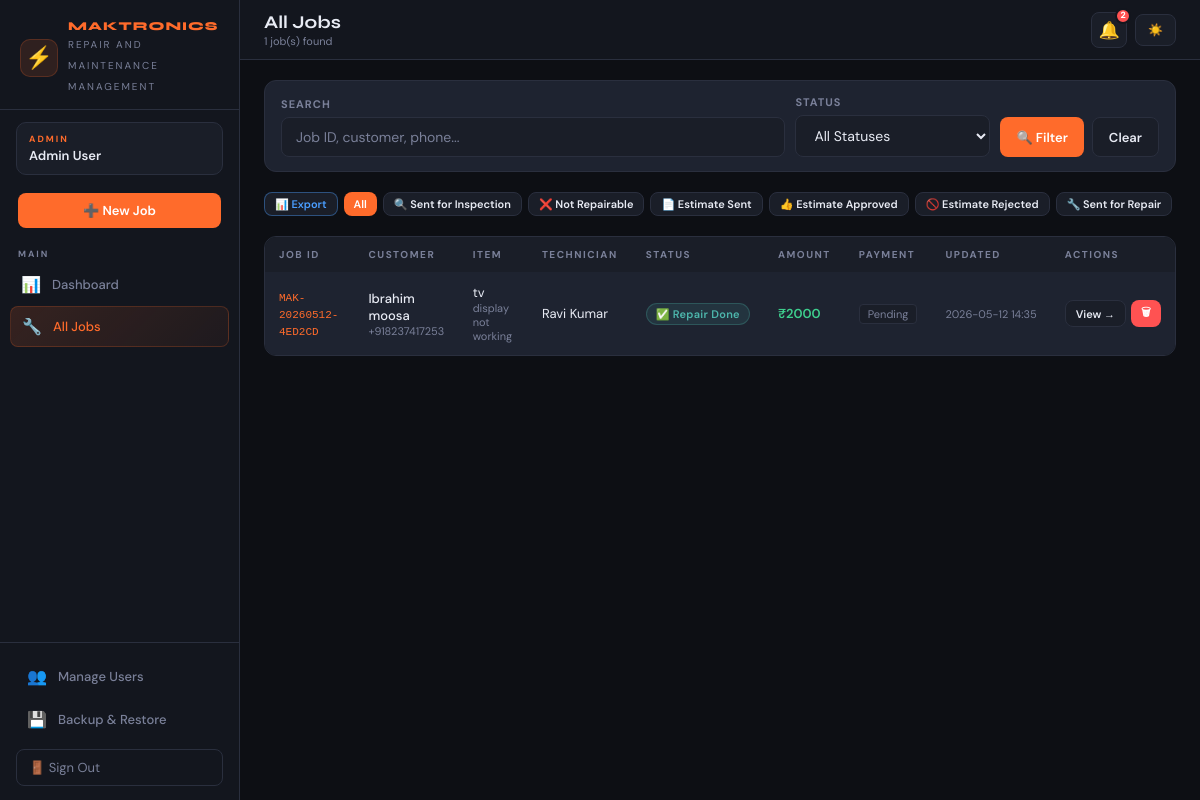
Page /admin/jobs (signed in) on the committed database.
### tables this page shows
CREATE TABLE jobs (
                id INTEGER PRIMARY KEY AUTOINCREMENT,
                job_id TEXT UNIQUE NOT NULL,
                customer_name TEXT,
                customer_phone TEXT,
                customer_email TEXT,
                item_description TEXT,
                item_type TEXT,
                barcode TEXT,
                status TEXT DEFAULT 'received',
                assigned_tech_id INTEGER,
                received_at TIMESTAMP DEFAULT CURRENT_TIMESTAMP,
                updated_at TIMESTAMP DEFAULT CURRENT_TIMESTAMP,
                repair_findings TEXT,
                parts_cost REAL DEFAULT 0,
                labour_cost REAL DEFAULT 0,
                total_amount REAL DEFAULT 0,
                invoice_number TEXT,
                payment_status TEXT DEFAULT 'pending',
                payment_received_at TIMESTAMP,
                tracking_number TEXT,
                dispatch_date TEXT,
                expected_delivery TEXT,
                delivered_at TIMESTAMP,
                notes TEXT, estimate_amount REAL DEFAULT 0, estimate_approved_at TIMESTAMP, not_repairable_reason TEXT, sent_back_to_customer_at TIMESTAMP, invoice_path TEXT, courier_name TEXT, courier_receipt_path TEXT, estimate_notes TEXT, estimate_sent_at TIMESTAMP, inspection_findings TEXT, invoice_generate_date TIMESTAMP, invoice_total_amount REAL DEFAULT 0, razorpay_order_id TEXT, razorpay_payment_id TEXT, payment_link TEXT, payment_token TEXT, payment_method TEXT DEFAULT 'razorpay', whatsapp_message_id TEXT,
                FOREIGN KEY(assigned_tech_id) REFERENCES users(id)
            );

CREATE TABLE "users" (
                    id          INTEGER PRIMARY KEY AUTOINCREMENT,
                    username    TEXT UNIQUE NOT NULL,
                    password    TEXT NOT NULL,
                    role        TEXT NOT NULL CHECK(role IN ('admin','technician','manager')),
                    name        TEXT,
                    permissions TEXT DEFAULT '{}',
                    created_at  TIMESTAMP DEFAULT CURRENT_TIMESTAMP
                );

### app.py (the view)
@app.route('/admin/jobs')
@admin_required
def admin_jobs():
    db = get_db()
    status_filter = request.args.get('status', '')
    search = request.args.get('search', '')
    query = """
        SELECT j.*, u.name as tech_name FROM jobs j
        LEFT JOIN users u ON j.assigned_tech_id = u.id
        WHERE 1=1
    """
    params = []
    if status_filter:
        query += " AND j.status=?"
        params.append(status_filter)
    if search:
        query += " AND (j.job_id LIKE ? OR j.barcode LIKE ? OR j.customer_name LIKE ? OR j.customer_phone LIKE ?)"
        params.extend([f'%{search}%', f'%{search}%', f'%{search}%', f'%{search}%'])
    query += " ORDER BY j.received_at DESC"
    jobs = db.execute(query, params).fetchall()
    technicians = db.execute("SELECT * FROM users WHERE role='technician'").fetchall()
    return render_template('admin/jobs.html', jobs=jobs, status_flow=STATUS_FLOW,
                           technicians=technicians, status_filter=status_filter, search=search)

### app.py (called while the page is built, shortened)
@app.context_processor
def inject_globals():
    def _has_perm(perm):
        if not session.get('user_id'):
            return False
        if session.get('role') == 'admin':
            return True
    def _unread_count():
        if not session.get('user_id'):
            return 0
        db = get_db()
        row = db.execute(
            "SELECT COUNT(*) FROM notifications WHERE recipient_id=? AND is_read=0",
            (session['user_id'],)
        ).fetchone()
        return row[0] if row else 0
    return dict(has_perm=_has_perm, unread_notif_count=_unread_count)

def get_db():
    conn = sqlite3.connect(DB_PATH)
    conn.row_factory = sqlite3.Row
    return conn

def admin_required(f):
    @wraps(f)
    def decorated(*args, **kwargs):
        if 'user_id' not in session:
            return redirect(url_for('login'))
        if session.get('role') not in ('admin', 'manager'):
            flash('Admin access required.', 'error')
            return redirect(url_for('tech_dashboard'))
        return f(*args, **kwargs)
    return decorated

### templates/admin/jobs.html (shortened to what this page needs)
{% extends 'shared/base.html' %}
{% block page_title %}All Jobs{% endblock %}
{% block page_sub %}{{ jobs|length }} job(s) found{% endblock %}
{% block nav %}
{% if has_perm('create_job') %}
<a href="/admin/jobs/new" class="btn btn-primary" style="display:flex;margin:0 8px 12px;justify-content:center;font-size:13px">➕ New Job</a>
{% endif %}
<div class="nav-section">
  <div class="nav-label">Main</div>
  <a href="/admin" class="nav-item"><span class="icon">📊</span> Dashboard</a>
  <a href="/admin/jobs" class="nav-item active"><span class="icon">🔧</span> All Jobs</a>
</div>
{% endblock %}
{% block content %}
<div class="card mb-6" style="padding:14px 16px">
  <form method="GET" style="display:flex;gap:10px;align-items:flex-end;flex-wrap:wrap">
    <div class="form-group" style="margin:0;flex:1;min-width:160px">
      <label class="form-label">Search</label>
      <input type="text" name="search" class="form-control" placeholder="Job ID, customer, phone..." value="{{ search }}">
    </div>
    <div class="form-group" style="margin:0;min-width:150px">
      <label class="form-label">Status</label>
      <select name="status" class="form-control">
        <option value="">All Statuses</option>
      </select>
    </div>
    <div style="display:flex;gap:8px;align-items:flex-end">
      <button type="submit" class="btn btn-primary" style="height:40px">🔍 Filter</button>
      <a href="/admin/jobs" class="btn btn-secondary" style="height:40px">Clear</a>
    </div>
  </form>
</div>
<div style="display:flex;gap:6px;flex-wrap:nowrap;overflow-x:auto;margin-bottom:16px;padding-bottom:4px;-webkit-overflow-scrolling:touch;scrollbar-width:none">
  <a href="/admin/jobs/export" class="btn btn-xs btn-secondary" style="flex-shrink:0;border-color:rgba(74,158,255,.4);color:var(--blue)" title="Export to Excel">📊 Export</a>
  <a href="/admin/jobs" class="btn btn-xs {% if not status_filter %}btn-primary{% else %}btn-secondary{% endif %}" style="flex-shrink:0">All</a>
  {% for key, val in status_flow.items() %}
  <a href="/admin/jobs?status={{ key }}" class="btn btn-xs {% if status_filter == key %}btn-primary{% else %}btn-secondary{% endif %}" style="flex-shrink:0">{{ val.icon }} {{ val.label }}</a>
  {% endfor %}
</div>
<div class="table-wrap">
  {% if jobs %}
  <table>
    <thead>
      <tr>
        <th>Job ID</th>
        <th>Customer</th>
        <th>Item</th>
        <th>Technician</th>
        <th>Status</th>
        <th>Amount</th>
        <th>Payment</th>
        <th>Updated</th>
        <th>Actions</th>
      </tr>
    </thead>
    <tbody>
      {% for job in jobs %}
      <tr>
        <td><code style="font-size:11px;color:var(--accent)">{{ job.job_id }}</code></td>
        <td>
          <div style="font-weight:500">{{ job.customer_name or '—' }}</div>
          <div style="font-size:11px;color:var(--muted)">{{ job.customer_phone or '' }}</div>
        </td>
        <td>
          <div>{{ job.item_type or '—' }}</div>
          <div style="font-size:11px;color:var(--muted)">{{ (job.item_description or '')[:28] }}{% if job.item_description and job.item_description|length > 28 %}…{% endif %}</div>
        </td>
        <td>{{ job.tech_name or '<span style="color:var(--muted)">—</span>'|safe }}</td>
        <td>
          {% set s = status_flow.get(job.status, {'label': job.status, 'icon': '•'}) %}
          <span class="badge badge-{{ job.status }}">{{ s.icon }} {{ s.label }}</span>
        </td>
        <td>{% if job.total_amount %}<span style="color:var(--green);font-weight:600">₹{{ "%.0f"|format(job.total_amount) }}</span>{% else %}—{% endif %}</td>
        <td>
          {% if job.payment_status == 'paid' %}
          <span class="tag" style="color:var(--green);border-color:rgba(62,207,142,.3)">✅ Paid</span>
          {% else %}
          <span class="tag" style="color:var(--muted)">Pending</span>
          {% endif %}
        </td>
        <td style="font-size:11px;color:var(--muted);white-space:nowrap">{{ job.updated_at[:16] }}</td>
        <td>
          <div style="display:flex;gap:5px">
            {% if has_perm('view_jobs') or has_perm('edit_job') %}
            <a href="/admin/jobs/{{ job.job_id }}" class="btn btn-secondary btn-xs">View →</a>
            {% endif %}
            {% if has_perm('delete_job') %}
            <form method="POST" action="/admin/jobs/{{ job.job_id }}/delete" style="display:inline"
                  onsubmit="return confirm('Delete job {{ job.job_id }}?')">
              <button type="submit" class="btn btn-danger btn-xs">🗑</button>
            </form>
            {% endif %}
          </div>
        </td>
      </tr>
      {% endfor %}
    </tbody>
  </table>
  {% endif %}
</div>
{% endblock %}

### rows in the picture
jobs: job_id "MAK-20260512-4ED2CD", customer_name "Ibrahim moosa", customer_phone "+918237417253", item_type "tv", item_description "display not working", name "Ravi Kumar", icon "✅", label "Repair Done", total_amount "2000", payment_status "Pending", updated_at "2026-05-12 14:35"

### other values in the picture
{{ session.role }} "ADMIN"
{{ session.name }} "Admin User"
{{ jobs|length }} "1"
{{ uc if uc < 100 else '99+' }} "2"
{{ val.icon }} "🔍" "❌" "📄" "👍" "🚫" "🔧"
{{ val.label }} "Sent for Inspection" "Not Repairable" "Estimate Sent" "Estimate Approved" "Estimate Rejected" "Sent for Repair"
